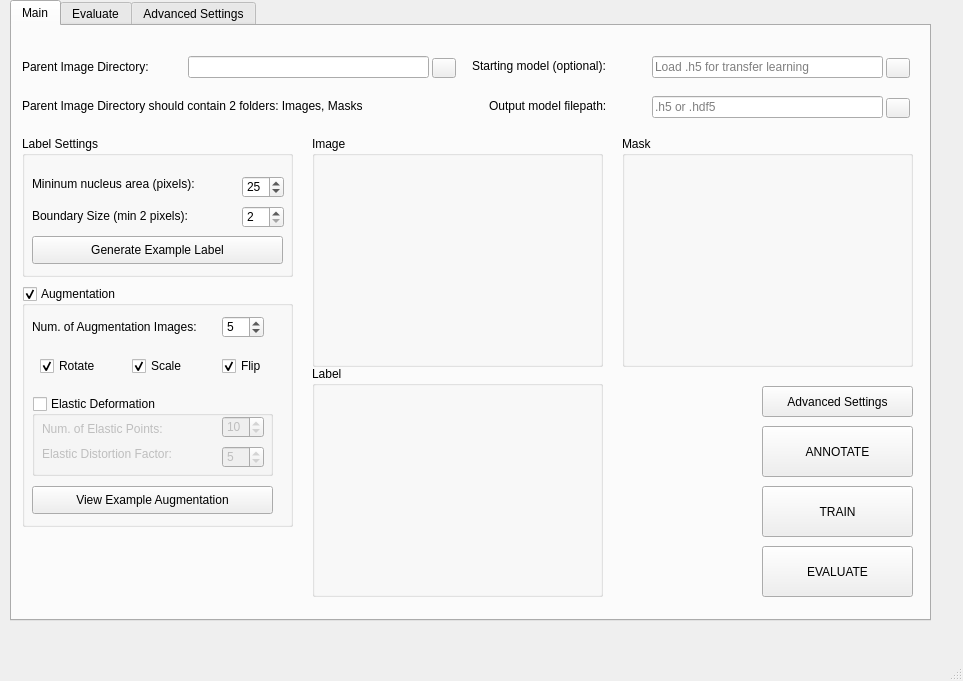
<?xml version="1.0" encoding="UTF-8"?>
<ui version="4.0">
 <class>MainWindow</class>
 <widget class="QMainWindow" name="MainWindow">
  <property name="geometry">
   <rect>
    <x>0</x>
    <y>0</y>
    <width>963</width>
    <height>681</height>
   </rect>
  </property>
  <property name="windowTitle">
   <string>MainWindow</string>
  </property>
  <widget class="QWidget" name="centralwidget">
   <widget class="QTabWidget" name="tabWidget">
    <property name="geometry">
     <rect>
      <x>10</x>
      <y>0</y>
      <width>921</width>
      <height>621</height>
     </rect>
    </property>
    <property name="currentIndex">
     <number>0</number>
    </property>
    <widget class="QWidget" name="Main">
     <attribute name="title">
      <string>Main</string>
     </attribute>
     <widget class="QLineEdit" name="ParentDir">
      <property name="geometry">
       <rect>
        <x>176</x>
        <y>30</y>
        <width>241</width>
        <height>22</height>
       </rect>
      </property>
     </widget>
     <widget class="QLabel" name="label">
      <property name="geometry">
       <rect>
        <x>10</x>
        <y>30</y>
        <width>171</width>
        <height>21</height>
       </rect>
      </property>
      <property name="text">
       <string>Parent Image Directory:</string>
      </property>
     </widget>
     <widget class="QLineEdit" name="OldModel">
      <property name="geometry">
       <rect>
        <x>640</x>
        <y>30</y>
        <width>231</width>
        <height>22</height>
       </rect>
      </property>
      <property name="placeholderText">
       <string>Load .h5 for transfer learning</string>
      </property>
     </widget>
     <widget class="QLabel" name="label_5">
      <property name="geometry">
       <rect>
        <x>460</x>
        <y>30</y>
        <width>181</width>
        <height>20</height>
       </rect>
      </property>
      <property name="text">
       <string>Starting model (optional):</string>
      </property>
     </widget>
     <widget class="QGroupBox" name="groupBox">
      <property name="geometry">
       <rect>
        <x>10</x>
        <y>260</y>
        <width>271</width>
        <height>241</height>
       </rect>
      </property>
      <property name="title">
       <string>Augmentation</string>
      </property>
      <property name="checkable">
       <bool>true</bool>
      </property>
      <widget class="QSpinBox" name="spinBox_3">
       <property name="geometry">
        <rect>
         <x>200</x>
         <y>30</y>
         <width>42</width>
         <height>22</height>
        </rect>
       </property>
       <property name="value">
        <number>5</number>
       </property>
      </widget>
      <widget class="QLabel" name="label_6">
       <property name="geometry">
        <rect>
         <x>10</x>
         <y>20</y>
         <width>181</width>
         <height>41</height>
        </rect>
       </property>
       <property name="text">
        <string>Num. of Augmentation Images:</string>
       </property>
       <property name="wordWrap">
        <bool>true</bool>
       </property>
      </widget>
      <widget class="QCheckBox" name="checkBox">
       <property name="geometry">
        <rect>
         <x>18</x>
         <y>70</y>
         <width>81</width>
         <height>20</height>
        </rect>
       </property>
       <property name="text">
        <string>Rotate</string>
       </property>
       <property name="checkable">
        <bool>true</bool>
       </property>
       <property name="checked">
        <bool>true</bool>
       </property>
      </widget>
      <widget class="QCheckBox" name="checkBox_3">
       <property name="geometry">
        <rect>
         <x>110</x>
         <y>70</y>
         <width>81</width>
         <height>20</height>
        </rect>
       </property>
       <property name="text">
        <string>Scale</string>
       </property>
       <property name="checked">
        <bool>true</bool>
       </property>
      </widget>
      <widget class="QGroupBox" name="groupBox_2">
       <property name="geometry">
        <rect>
         <x>10</x>
         <y>110</y>
         <width>241</width>
         <height>80</height>
        </rect>
       </property>
       <property name="title">
        <string>Elastic Deformation</string>
       </property>
       <property name="checkable">
        <bool>true</bool>
       </property>
       <property name="checked">
        <bool>false</bool>
       </property>
       <widget class="QSpinBox" name="spinBox_5">
        <property name="geometry">
         <rect>
          <x>190</x>
          <y>50</y>
          <width>42</width>
          <height>22</height>
         </rect>
        </property>
        <property name="value">
         <number>5</number>
        </property>
       </widget>
       <widget class="QLabel" name="label_8">
        <property name="geometry">
         <rect>
          <x>10</x>
          <y>50</y>
          <width>181</width>
          <height>16</height>
         </rect>
        </property>
        <property name="text">
         <string>Elastic Distortion Factor:</string>
        </property>
       </widget>
       <widget class="QSpinBox" name="spinBox_4">
        <property name="geometry">
         <rect>
          <x>190</x>
          <y>20</y>
          <width>42</width>
          <height>22</height>
         </rect>
        </property>
        <property name="value">
         <number>10</number>
        </property>
       </widget>
       <widget class="QLabel" name="label_7">
        <property name="geometry">
         <rect>
          <x>10</x>
          <y>25</y>
          <width>181</width>
          <height>16</height>
         </rect>
        </property>
        <property name="text">
         <string>Num. of Elastic Points:</string>
        </property>
       </widget>
      </widget>
      <widget class="QCheckBox" name="checkBox_4">
       <property name="geometry">
        <rect>
         <x>200</x>
         <y>70</y>
         <width>81</width>
         <height>20</height>
        </rect>
       </property>
       <property name="text">
        <string>Flip</string>
       </property>
       <property name="checked">
        <bool>true</bool>
       </property>
      </widget>
      <widget class="QPushButton" name="pushButton_6">
       <property name="geometry">
        <rect>
         <x>10</x>
         <y>200</y>
         <width>241</width>
         <height>28</height>
        </rect>
       </property>
       <property name="text">
        <string>View Example Augmentation</string>
       </property>
      </widget>
     </widget>
     <widget class="QGroupBox" name="groupBox_3">
      <property name="geometry">
       <rect>
        <x>300</x>
        <y>110</y>
        <width>291</width>
        <height>231</height>
       </rect>
      </property>
      <property name="title">
       <string>Image</string>
      </property>
      <widget class="QLabel" name="imImage">
       <property name="geometry">
        <rect>
         <x>0</x>
         <y>20</y>
         <width>291</width>
         <height>211</height>
        </rect>
       </property>
       <property name="text">
        <string/>
       </property>
      </widget>
     </widget>
     <widget class="QGroupBox" name="groupBox_4">
      <property name="geometry">
       <rect>
        <x>300</x>
        <y>340</y>
        <width>291</width>
        <height>231</height>
       </rect>
      </property>
      <property name="title">
       <string>Label</string>
      </property>
      <widget class="QLabel" name="imLabel">
       <property name="geometry">
        <rect>
         <x>0</x>
         <y>20</y>
         <width>291</width>
         <height>211</height>
        </rect>
       </property>
       <property name="text">
        <string/>
       </property>
      </widget>
     </widget>
     <widget class="QGroupBox" name="groupBox_5">
      <property name="geometry">
       <rect>
        <x>610</x>
        <y>110</y>
        <width>291</width>
        <height>231</height>
       </rect>
      </property>
      <property name="title">
       <string>Mask</string>
      </property>
      <widget class="QLabel" name="imMask">
       <property name="geometry">
        <rect>
         <x>0</x>
         <y>20</y>
         <width>291</width>
         <height>211</height>
        </rect>
       </property>
       <property name="text">
        <string/>
       </property>
      </widget>
     </widget>
     <widget class="QPushButton" name="pushButton_2">
      <property name="geometry">
       <rect>
        <x>750</x>
        <y>460</y>
        <width>151</width>
        <height>51</height>
       </rect>
      </property>
      <property name="text">
       <string>TRAIN</string>
      </property>
     </widget>
     <widget class="QPushButton" name="Eval">
      <property name="geometry">
       <rect>
        <x>750</x>
        <y>520</y>
        <width>151</width>
        <height>51</height>
       </rect>
      </property>
      <property name="text">
       <string>EVALUATE</string>
      </property>
     </widget>
     <widget class="QLabel" name="label_10">
      <property name="geometry">
       <rect>
        <x>477</x>
        <y>70</y>
        <width>171</width>
        <height>20</height>
       </rect>
      </property>
      <property name="text">
       <string>Output model filepath:</string>
      </property>
     </widget>
     <widget class="QLineEdit" name="SaveModel">
      <property name="geometry">
       <rect>
        <x>640</x>
        <y>70</y>
        <width>231</width>
        <height>22</height>
       </rect>
      </property>
      <property name="placeholderText">
       <string>.h5 or .hdf5</string>
      </property>
     </widget>
     <widget class="QPushButton" name="b1">
      <property name="geometry">
       <rect>
        <x>420</x>
        <y>32</y>
        <width>24</width>
        <height>20</height>
       </rect>
      </property>
      <property name="text">
       <string/>
      </property>
      <property name="icon">
       <iconset>
        <normaloff>../../Downloads/icons8-browse-folder-48.png</normaloff>../../Downloads/icons8-browse-folder-48.png</iconset>
      </property>
      <property name="iconSize">
       <size>
        <width>22</width>
        <height>22</height>
       </size>
      </property>
     </widget>
     <widget class="QPushButton" name="b4">
      <property name="geometry">
       <rect>
        <x>874</x>
        <y>72</y>
        <width>24</width>
        <height>20</height>
       </rect>
      </property>
      <property name="text">
       <string/>
      </property>
      <property name="icon">
       <iconset>
        <normaloff>../../Downloads/icons8-browse-folder-48.png</normaloff>../../Downloads/icons8-browse-folder-48.png</iconset>
      </property>
      <property name="iconSize">
       <size>
        <width>22</width>
        <height>22</height>
       </size>
      </property>
     </widget>
     <widget class="QPushButton" name="b3">
      <property name="geometry">
       <rect>
        <x>874</x>
        <y>32</y>
        <width>24</width>
        <height>20</height>
       </rect>
      </property>
      <property name="text">
       <string/>
      </property>
      <property name="icon">
       <iconset>
        <normaloff>../../Downloads/icons8-browse-folder-48.png</normaloff>../../Downloads/icons8-browse-folder-48.png</iconset>
      </property>
      <property name="iconSize">
       <size>
        <width>22</width>
        <height>22</height>
       </size>
      </property>
     </widget>
     <widget class="QLabel" name="label_33">
      <property name="geometry">
       <rect>
        <x>10</x>
        <y>70</y>
        <width>431</width>
        <height>20</height>
       </rect>
      </property>
      <property name="text">
       <string>Parent Image Directory should contain 2 folders: Images, Masks</string>
      </property>
     </widget>
     <widget class="QPushButton" name="Annotate">
      <property name="geometry">
       <rect>
        <x>750</x>
        <y>400</y>
        <width>151</width>
        <height>51</height>
       </rect>
      </property>
      <property name="text">
       <string>ANNOTATE</string>
      </property>
     </widget>
     <widget class="QGroupBox" name="groupBox_13">
      <property name="geometry">
       <rect>
        <x>10</x>
        <y>110</y>
        <width>271</width>
        <height>141</height>
       </rect>
      </property>
      <property name="title">
       <string>Label Settings</string>
      </property>
      <widget class="QPushButton" name="Example">
       <property name="geometry">
        <rect>
         <x>10</x>
         <y>100</y>
         <width>251</width>
         <height>28</height>
        </rect>
       </property>
       <property name="text">
        <string>Generate Example Label</string>
       </property>
      </widget>
      <widget class="QSpinBox" name="spinBox_2">
       <property name="geometry">
        <rect>
         <x>220</x>
         <y>70</y>
         <width>42</width>
         <height>22</height>
        </rect>
       </property>
       <property name="minimum">
        <number>2</number>
       </property>
      </widget>
      <widget class="QLabel" name="label_3">
       <property name="geometry">
        <rect>
         <x>10</x>
         <y>40</y>
         <width>211</width>
         <height>16</height>
        </rect>
       </property>
       <property name="text">
        <string>Mininum nucleus area (pixels):</string>
       </property>
      </widget>
      <widget class="QLabel" name="label_4">
       <property name="geometry">
        <rect>
         <x>10</x>
         <y>70</y>
         <width>201</width>
         <height>20</height>
        </rect>
       </property>
       <property name="text">
        <string>Boundary Size (min 2 pixels):</string>
       </property>
      </widget>
      <widget class="QSpinBox" name="spinBox">
       <property name="geometry">
        <rect>
         <x>220</x>
         <y>40</y>
         <width>42</width>
         <height>22</height>
        </rect>
       </property>
       <property name="value">
        <number>25</number>
       </property>
      </widget>
     </widget>
     <widget class="QPushButton" name="ASettings">
      <property name="geometry">
       <rect>
        <x>750</x>
        <y>360</y>
        <width>151</width>
        <height>31</height>
       </rect>
      </property>
      <property name="text">
       <string>Advanced Settings</string>
      </property>
     </widget>
     <widget class="QWidget" name="verticalLayoutWidget">
      <property name="geometry">
       <rect>
        <x>300</x>
        <y>130</y>
        <width>601</width>
        <height>211</height>
       </rect>
      </property>
      <layout class="QVBoxLayout" name="L1_Mask"/>
     </widget>
     <widget class="QWidget" name="verticalLayoutWidget_2">
      <property name="geometry">
       <rect>
        <x>300</x>
        <y>360</y>
        <width>301</width>
        <height>211</height>
       </rect>
      </property>
      <layout class="QVBoxLayout" name="L1_Label"/>
     </widget>
    </widget>
    <widget class="QWidget" name="Evaluate">
     <attribute name="title">
      <string>Evaluate</string>
     </attribute>
     <widget class="QLabel" name="label_11">
      <property name="geometry">
       <rect>
        <x>20</x>
        <y>26</y>
        <width>171</width>
        <height>20</height>
       </rect>
      </property>
      <property name="text">
       <string>Average F1 Score:</string>
      </property>
     </widget>
     <widget class="QLabel" name="label_12">
      <property name="geometry">
       <rect>
        <x>20</x>
        <y>50</y>
        <width>171</width>
        <height>21</height>
       </rect>
      </property>
      <property name="text">
       <string>Average Jaccard Score:</string>
      </property>
     </widget>
     <widget class="QGroupBox" name="groupBox_6">
      <property name="geometry">
       <rect>
        <x>10</x>
        <y>200</y>
        <width>891</width>
        <height>361</height>
       </rect>
      </property>
      <property name="title">
       <string>Example Image</string>
      </property>
     </widget>
     <widget class="QGroupBox" name="groupBox_7">
      <property name="geometry">
       <rect>
        <x>590</x>
        <y>0</y>
        <width>311</width>
        <height>201</height>
       </rect>
      </property>
      <property name="title">
       <string>F1 vs Jaccard</string>
      </property>
     </widget>
     <widget class="QPushButton" name="pushButton_4">
      <property name="geometry">
       <rect>
        <x>10</x>
        <y>150</y>
        <width>121</width>
        <height>41</height>
       </rect>
      </property>
      <property name="text">
       <string>Next Image</string>
      </property>
     </widget>
     <widget class="QLabel" name="label_13">
      <property name="geometry">
       <rect>
        <x>340</x>
        <y>70</y>
        <width>101</width>
        <height>18</height>
       </rect>
      </property>
      <property name="text">
       <string>Splits:</string>
      </property>
     </widget>
     <widget class="QLabel" name="label_14">
      <property name="geometry">
       <rect>
        <x>340</x>
        <y>90</y>
        <width>101</width>
        <height>18</height>
       </rect>
      </property>
      <property name="text">
       <string>Merges:</string>
      </property>
     </widget>
     <widget class="QLabel" name="label_15">
      <property name="geometry">
       <rect>
        <x>340</x>
        <y>110</y>
        <width>101</width>
        <height>18</height>
       </rect>
      </property>
      <property name="text">
       <string>False Positives:</string>
      </property>
     </widget>
     <widget class="QLabel" name="label_16">
      <property name="geometry">
       <rect>
        <x>340</x>
        <y>30</y>
        <width>101</width>
        <height>18</height>
       </rect>
      </property>
      <property name="text">
       <string>Total Images:</string>
      </property>
     </widget>
     <widget class="QLabel" name="label_17">
      <property name="geometry">
       <rect>
        <x>340</x>
        <y>50</y>
        <width>101</width>
        <height>18</height>
       </rect>
      </property>
      <property name="text">
       <string>Total Objects:</string>
      </property>
     </widget>
    </widget>
    <widget class="QWidget" name="Advanced">
     <attribute name="title">
      <string>Advanced Settings</string>
     </attribute>
     <widget class="QGroupBox" name="groupBox_8">
      <property name="geometry">
       <rect>
        <x>10</x>
        <y>50</y>
        <width>241</width>
        <height>121</height>
       </rect>
      </property>
      <property name="title">
       <string>Image Fractions</string>
      </property>
      <property name="checkable">
       <bool>true</bool>
      </property>
      <widget class="QWidget" name="layoutWidget">
       <property name="geometry">
        <rect>
         <x>10</x>
         <y>22</y>
         <width>143</width>
         <height>92</height>
        </rect>
       </property>
       <layout class="QGridLayout" name="gridLayout">
        <item row="0" column="0">
         <widget class="QLabel" name="label_18">
          <property name="text">
           <string>Train</string>
          </property>
         </widget>
        </item>
        <item row="0" column="1">
         <widget class="QDoubleSpinBox" name="doubleSpinBox">
          <property name="value">
           <double>0.800000000000000</double>
          </property>
         </widget>
        </item>
        <item row="1" column="0">
         <widget class="QLabel" name="label_19">
          <property name="text">
           <string>Validation</string>
          </property>
         </widget>
        </item>
        <item row="1" column="1">
         <widget class="QDoubleSpinBox" name="doubleSpinBox_2"/>
        </item>
        <item row="2" column="0">
         <widget class="QLabel" name="label_20">
          <property name="text">
           <string>Test</string>
          </property>
         </widget>
        </item>
        <item row="2" column="1">
         <widget class="QDoubleSpinBox" name="doubleSpinBox_3">
          <property name="maximum">
           <double>1.000000000000000</double>
          </property>
          <property name="value">
           <double>0.200000000000000</double>
          </property>
         </widget>
        </item>
       </layout>
      </widget>
     </widget>
     <widget class="QGroupBox" name="groupBox_9">
      <property name="geometry">
       <rect>
        <x>10</x>
        <y>190</y>
        <width>241</width>
        <height>111</height>
       </rect>
      </property>
      <property name="title">
       <string>Use Predefined Partitions</string>
      </property>
      <property name="checkable">
       <bool>true</bool>
      </property>
      <property name="checked">
       <bool>false</bool>
      </property>
      <widget class="QLineEdit" name="lineEdit_5">
       <property name="geometry">
        <rect>
         <x>70</x>
         <y>20</y>
         <width>131</width>
         <height>22</height>
        </rect>
       </property>
      </widget>
      <widget class="QLineEdit" name="lineEdit_6">
       <property name="geometry">
        <rect>
         <x>70</x>
         <y>50</y>
         <width>131</width>
         <height>22</height>
        </rect>
       </property>
      </widget>
      <widget class="QLineEdit" name="lineEdit_7">
       <property name="geometry">
        <rect>
         <x>70</x>
         <y>80</y>
         <width>131</width>
         <height>22</height>
        </rect>
       </property>
      </widget>
      <widget class="QLabel" name="label_21">
       <property name="geometry">
        <rect>
         <x>10</x>
         <y>79</y>
         <width>56</width>
         <height>22</height>
        </rect>
       </property>
       <property name="text">
        <string>Test</string>
       </property>
      </widget>
      <widget class="QLabel" name="label_22">
       <property name="geometry">
        <rect>
         <x>10</x>
         <y>21</y>
         <width>56</width>
         <height>22</height>
        </rect>
       </property>
       <property name="text">
        <string>Train</string>
       </property>
      </widget>
      <widget class="QLabel" name="label_23">
       <property name="geometry">
        <rect>
         <x>10</x>
         <y>50</y>
         <width>56</width>
         <height>22</height>
        </rect>
       </property>
       <property name="text">
        <string>Validate</string>
       </property>
      </widget>
      <widget class="QPushButton" name="pushButton_12">
       <property name="geometry">
        <rect>
         <x>210</x>
         <y>52</y>
         <width>24</width>
         <height>20</height>
        </rect>
       </property>
       <property name="text">
        <string/>
       </property>
       <property name="icon">
        <iconset>
         <normaloff>../../Downloads/icons8-browse-folder-48.png</normaloff>../../Downloads/icons8-browse-folder-48.png</iconset>
       </property>
       <property name="iconSize">
        <size>
         <width>22</width>
         <height>22</height>
        </size>
       </property>
      </widget>
      <widget class="QPushButton" name="pushButton_13">
       <property name="geometry">
        <rect>
         <x>210</x>
         <y>82</y>
         <width>24</width>
         <height>20</height>
        </rect>
       </property>
       <property name="text">
        <string/>
       </property>
       <property name="icon">
        <iconset>
         <normaloff>../../Downloads/icons8-browse-folder-48.png</normaloff>../../Downloads/icons8-browse-folder-48.png</iconset>
       </property>
       <property name="iconSize">
        <size>
         <width>22</width>
         <height>22</height>
        </size>
       </property>
      </widget>
      <widget class="QPushButton" name="pushButton_14">
       <property name="geometry">
        <rect>
         <x>210</x>
         <y>22</y>
         <width>24</width>
         <height>20</height>
        </rect>
       </property>
       <property name="text">
        <string/>
       </property>
       <property name="icon">
        <iconset>
         <normaloff>../../Downloads/icons8-browse-folder-48.png</normaloff>../../Downloads/icons8-browse-folder-48.png</iconset>
       </property>
       <property name="iconSize">
        <size>
         <width>22</width>
         <height>22</height>
        </size>
       </property>
      </widget>
     </widget>
     <widget class="QGroupBox" name="groupBox_10">
      <property name="geometry">
       <rect>
        <x>10</x>
        <y>330</y>
        <width>241</width>
        <height>191</height>
       </rect>
      </property>
      <property name="title">
       <string>Training Settings</string>
      </property>
      <widget class="QLabel" name="label_24">
       <property name="geometry">
        <rect>
         <x>11</x>
         <y>35</y>
         <width>111</width>
         <height>16</height>
        </rect>
       </property>
       <property name="text">
        <string>Learning Rate</string>
       </property>
      </widget>
      <widget class="QLabel" name="label_25">
       <property name="geometry">
        <rect>
         <x>11</x>
         <y>64</y>
         <width>101</width>
         <height>16</height>
        </rect>
       </property>
       <property name="text">
        <string>Epochs</string>
       </property>
      </widget>
      <widget class="QLabel" name="label_26">
       <property name="geometry">
        <rect>
         <x>11</x>
         <y>93</y>
         <width>171</width>
         <height>16</height>
        </rect>
       </property>
       <property name="text">
        <string>Steps per Epoch</string>
       </property>
      </widget>
      <widget class="QSpinBox" name="spinBox_6">
       <property name="geometry">
        <rect>
         <x>152</x>
         <y>62</y>
         <width>51</width>
         <height>22</height>
        </rect>
       </property>
       <property name="value">
        <number>20</number>
       </property>
      </widget>
      <widget class="QSpinBox" name="spinBox_7">
       <property name="geometry">
        <rect>
         <x>152</x>
         <y>91</y>
         <width>51</width>
         <height>22</height>
        </rect>
       </property>
       <property name="maximum">
        <number>5000</number>
       </property>
       <property name="value">
        <number>500</number>
       </property>
      </widget>
      <widget class="QLineEdit" name="lineEdit_8">
       <property name="geometry">
        <rect>
         <x>152</x>
         <y>33</y>
         <width>51</width>
         <height>22</height>
        </rect>
       </property>
       <property name="text">
        <string>1e-4</string>
       </property>
      </widget>
      <widget class="QLabel" name="label_27">
       <property name="geometry">
        <rect>
         <x>11</x>
         <y>122</y>
         <width>101</width>
         <height>16</height>
        </rect>
       </property>
       <property name="text">
        <string>Batch Size</string>
       </property>
      </widget>
      <widget class="QLabel" name="label_28">
       <property name="geometry">
        <rect>
         <x>11</x>
         <y>151</y>
         <width>151</width>
         <height>16</height>
        </rect>
       </property>
       <property name="text">
        <string>Val/Test Batch Size</string>
       </property>
      </widget>
      <widget class="QSpinBox" name="spinBox_8">
       <property name="geometry">
        <rect>
         <x>152</x>
         <y>120</y>
         <width>51</width>
         <height>22</height>
        </rect>
       </property>
       <property name="value">
        <number>10</number>
       </property>
      </widget>
      <widget class="QSpinBox" name="spinBox_9">
       <property name="geometry">
        <rect>
         <x>152</x>
         <y>149</y>
         <width>51</width>
         <height>22</height>
        </rect>
       </property>
       <property name="value">
        <number>10</number>
       </property>
      </widget>
     </widget>
     <widget class="QGroupBox" name="groupBox_11">
      <property name="geometry">
       <rect>
        <x>290</x>
        <y>50</y>
        <width>311</width>
        <height>121</height>
       </rect>
      </property>
      <property name="title">
       <string>Prediction Settings</string>
      </property>
      <widget class="QSpinBox" name="spinBox_10">
       <property name="geometry">
        <rect>
         <x>220</x>
         <y>30</y>
         <width>42</width>
         <height>22</height>
        </rect>
       </property>
       <property name="value">
        <number>25</number>
       </property>
      </widget>
      <widget class="QLabel" name="label_29">
       <property name="geometry">
        <rect>
         <x>10</x>
         <y>30</y>
         <width>211</width>
         <height>16</height>
        </rect>
       </property>
       <property name="text">
        <string>Mininum nucleus area (pixels):</string>
       </property>
      </widget>
      <widget class="QSpinBox" name="spinBox_11">
       <property name="geometry">
        <rect>
         <x>220</x>
         <y>60</y>
         <width>42</width>
         <height>22</height>
        </rect>
       </property>
       <property name="minimum">
        <number>1</number>
       </property>
       <property name="value">
        <number>1</number>
       </property>
      </widget>
      <widget class="QLabel" name="label_30">
       <property name="geometry">
        <rect>
         <x>10</x>
         <y>60</y>
         <width>171</width>
         <height>20</height>
        </rect>
       </property>
       <property name="text">
        <string>Boundary Boost:</string>
       </property>
      </widget>
      <widget class="QSpinBox" name="spinBox_12">
       <property name="geometry">
        <rect>
         <x>220</x>
         <y>90</y>
         <width>42</width>
         <height>22</height>
        </rect>
       </property>
       <property name="minimum">
        <number>0</number>
       </property>
       <property name="value">
        <number>3</number>
       </property>
      </widget>
      <widget class="QLabel" name="label_31">
       <property name="geometry">
        <rect>
         <x>10</x>
         <y>90</y>
         <width>171</width>
         <height>20</height>
        </rect>
       </property>
       <property name="text">
        <string>Object Dilation:</string>
       </property>
      </widget>
     </widget>
     <widget class="QGroupBox" name="groupBox_12">
      <property name="geometry">
       <rect>
        <x>290</x>
        <y>180</y>
        <width>311</width>
        <height>151</height>
       </rect>
      </property>
      <property name="title">
       <string>Other Settings</string>
      </property>
      <widget class="QCheckBox" name="checkBox_2">
       <property name="geometry">
        <rect>
         <x>10</x>
         <y>30</y>
         <width>241</width>
         <height>20</height>
        </rect>
       </property>
       <property name="text">
        <string>Manually set file type:</string>
       </property>
      </widget>
      <widget class="QCheckBox" name="checkBox_5">
       <property name="geometry">
        <rect>
         <x>10</x>
         <y>60</y>
         <width>241</width>
         <height>20</height>
        </rect>
       </property>
       <property name="text">
        <string>Manually Set Bit Depth:</string>
       </property>
      </widget>
      <widget class="QRadioButton" name="radioButton">
       <property name="geometry">
        <rect>
         <x>190</x>
         <y>30</y>
         <width>61</width>
         <height>20</height>
        </rect>
       </property>
       <property name="text">
        <string>PNG</string>
       </property>
       <attribute name="buttonGroup">
        <string notr="true">buttonGroup</string>
       </attribute>
      </widget>
      <widget class="QRadioButton" name="radioButton_2">
       <property name="geometry">
        <rect>
         <x>250</x>
         <y>30</y>
         <width>61</width>
         <height>20</height>
        </rect>
       </property>
       <property name="text">
        <string>TIF</string>
       </property>
       <attribute name="buttonGroup">
        <string notr="true">buttonGroup</string>
       </attribute>
      </widget>
      <widget class="QSpinBox" name="spinBox_13">
       <property name="geometry">
        <rect>
         <x>200</x>
         <y>60</y>
         <width>40</width>
         <height>22</height>
        </rect>
       </property>
       <property name="value">
        <number>8</number>
       </property>
      </widget>
      <widget class="QCheckBox" name="checkBox_6">
       <property name="geometry">
        <rect>
         <x>10</x>
         <y>90</y>
         <width>121</width>
         <height>20</height>
        </rect>
       </property>
       <property name="text">
        <string>Re-scale labels</string>
       </property>
       <property name="checked">
        <bool>true</bool>
       </property>
      </widget>
      <widget class="QSpinBox" name="spinBox_14">
       <property name="geometry">
        <rect>
         <x>200</x>
         <y>120</y>
         <width>51</width>
         <height>22</height>
        </rect>
       </property>
       <property name="maximum">
        <number>5000</number>
       </property>
       <property name="value">
        <number>512</number>
       </property>
      </widget>
      <widget class="QLabel" name="label_32">
       <property name="geometry">
        <rect>
         <x>32</x>
         <y>120</y>
         <width>121</width>
         <height>16</height>
        </rect>
       </property>
       <property name="text">
        <string>Image Crop Size:</string>
       </property>
      </widget>
     </widget>
    </widget>
   </widget>
  </widget>
  <widget class="QMenuBar" name="menubar">
   <property name="geometry">
    <rect>
     <x>0</x>
     <y>0</y>
     <width>963</width>
     <height>22</height>
    </rect>
   </property>
  </widget>
  <widget class="QStatusBar" name="statusbar"/>
 </widget>
 <resources/>
 <connections/>
 <buttongroups>
  <buttongroup name="buttonGroup"/>
 </buttongroups>
</ui>
